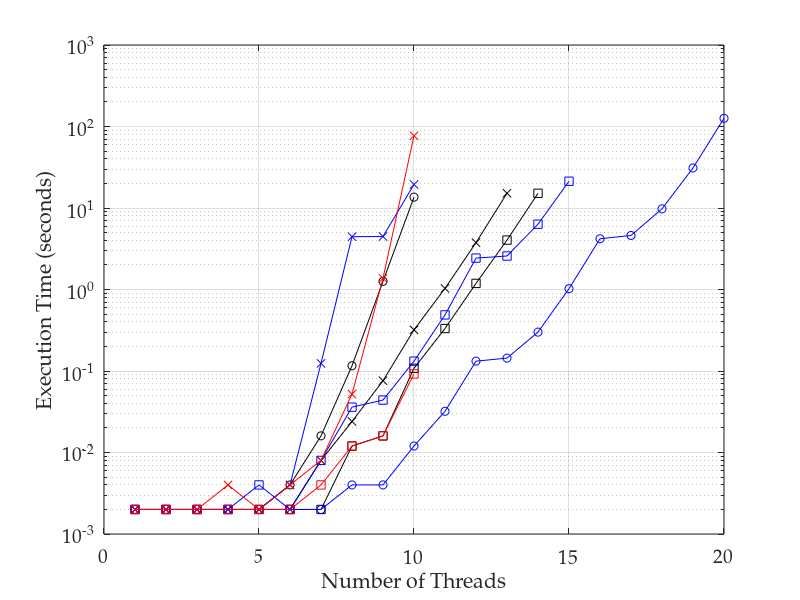

This chart was generated by the following MATLAB code: (Note: this script raises an error after producing the figure.)
%% importing data
transitions = dlmread('t43_time_tpl4_ops1.csv', ',', 0, 0);
ss = dlmread('ss21_time.csv', ',', 0, 0);
ssthreads = [1:13];
% convert 0 values to NaNs, as these don't plot
transitions(transitions==0)=nan;
threads = [1:20];

%% plotting lines

semilogy(threads, transitions(:, 1), 'ko-')
hold on
semilogy(ssthreads, ss, 'kx-')
semilogy(threads, transitions(:, 3), 'ks-')
semilogy(threads, transitions(:, 4), 'bo-')
semilogy(threads, transitions(:, 5), 'bx-')
semilogy(threads, transitions(:, 6), 'bs-')
semilogy(threads, transitions(:, 7), 'rx-')
semilogy(threads, transitions(:, 8), 'rs-')
hold off
grid on

%% adding axis labels
ax = gca;
set(ax, 'FontName', 'Palatino Linotype', 'FontSize', 14);
xlabel('Number of Threads');
ylabel('Execution Time (seconds)');
axis([0 20 .001 1000])
ax.XTick = [0 5 10 15 20];
ax.YTick = [0.01 0.1 1 10 100];
set(ax,'YMinorGrid','Off', 'YMinorTick','Off');

%% output pdf file
h = figure(1);
h.Units = 'centimeters'; % set figure position to cm
%h.Position(2) = [h.Position(2)-9]; % set figure position bevore resize
h.Position([3:4]) = [10,7]; % resize figure
Plot2LaTeX( h, 't43_time_tpl4_ops1' )